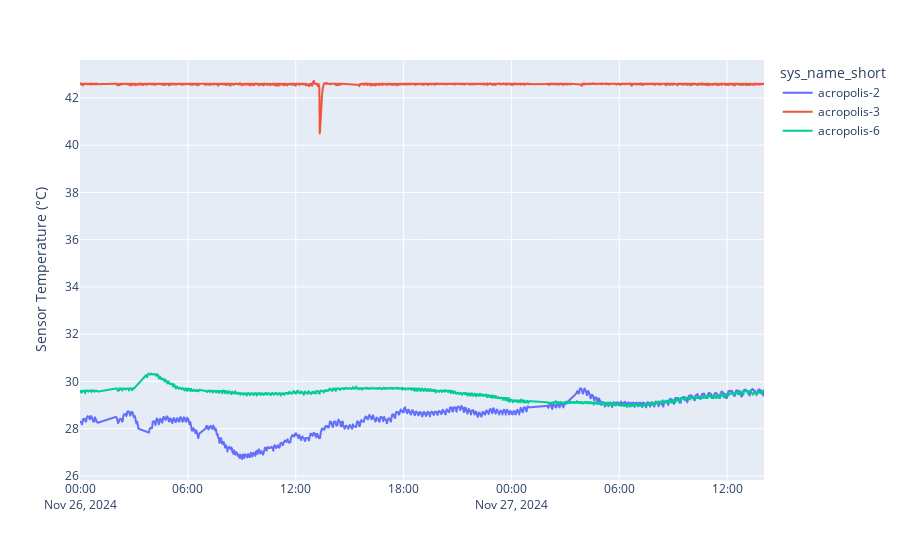

Notebook cell for this chart:
### Code cell
fig = px.line(df_filtered, x="creation_timestamp", y="gmp343_temperature", color="sys_name_short")
fig.update_layout(
    yaxis_title='Sensor Temperature (°C)',
    xaxis_title='',
    title='',
)
fig.show()

### Figure 1 — Plotly figure (JSON) as saved in the notebook; plotly's stock layout.template omitted (floating-point values rounded to 4 significant figures; data arrays with more than 128 entries replaced by an {"elided": "..."} marker saying what was removed)
{"data": [{"hovertemplate": "sys_name_short=acropolis-2<br>creation_timestamp=%{x}<br>gmp343_temperature=%{y}<extra></extra>", "legendgroup": "acropolis-2", "line": {"color": "#636efa", "dash": "solid"}, "marker": {"symbol": "circle"}, "mode": "lines", "name": "acropolis-2", "showlegend": true, "type": "scattergl", "x": {"elided": "2076 str values"}, "xaxis": "x", "y": {"elided": "2076 float values"}, "yaxis": "y"}, {"hovertemplate": "sys_name_short=acropolis-3<br>creation_timestamp=%{x}<br>gmp343_temperature=%{y}<extra></extra>", "legendgroup": "acropolis-3", "line": {"color": "#EF553B", "dash": "solid"}, "marker": {"symbol": "circle"}, "mode": "lines", "name": "acropolis-3", "showlegend": true, "type": "scattergl", "x": {"elided": "2046 str values"}, "xaxis": "x", "y": {"elided": "2046 float values"}, "yaxis": "y"}, {"hovertemplate": "sys_name_short=acropolis-6<br>creation_timestamp=%{x}<br>gmp343_temperature=%{y}<extra></extra>", "legendgroup": "acropolis-6", "line": {"color": "#00cc96", "dash": "solid"}, "marker": {"symbol": "circle"}, "mode": "lines", "name": "acropolis-6", "showlegend": true, "type": "scattergl", "x": {"elided": "2112 str values"}, "xaxis": "x", "y": {"elided": "2112 float values"}, "yaxis": "y"}], "layout": {"legend": {"title": {"text": "sys_name_short"}, "tracegroupgap": 0}, "margin": {"t": 60}, "title": {"text": ""}, "xaxis": {"anchor": "y", "domain": [0, 1], "title": {"text": ""}}, "yaxis": {"anchor": "x", "domain": [0, 1], "title": {"text": "Sensor Temperature (°C)"}}}}
